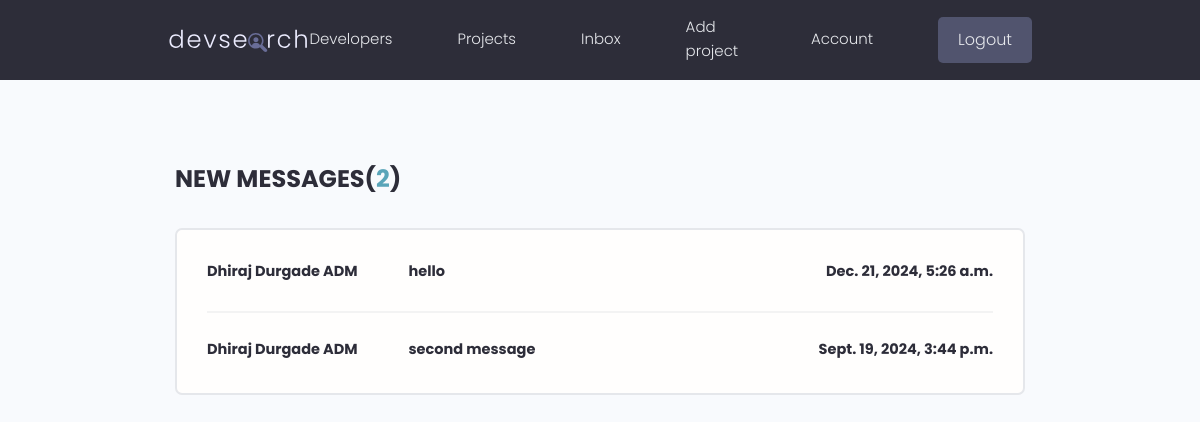
Screenshot of /inbox/ (signed in) with the database file from the repository.
### users/models.py (models this page shows, shortened)
class Message(models.Model):
    sender = models.ForeignKey(Profile, on_delete=models.SET_NULL, blank=True, null=True)
    recipient = models.ForeignKey(Profile, on_delete=models.SET_NULL, blank=True, null=True, related_name="messages")
    name = models.CharField(max_length=200, null=True, blank=True)
    email = models.EmailField( max_length=254, null=True, blank=True)
    subject = models.CharField(max_length=200, )
    body = models.TextField()
    is_read = models.BooleanField(default=False, null=True, blank=True)
    created = models.DateTimeField(auto_now_add=True)
    id = models.UUIDField(primary_key=True,unique=True,default=uuid.uuid4,editable=False)
    class Meta:
        ordering = ['is_read', '-created']

### users/views.py (the view)
# urls.py: path('inbox/', views.inbox, name="inbox"),
@login_required(login_url="login")
def inbox(request):
    messagesRequest = request.user.profile.messages.all()
    unReadCount = request.user.profile.messages.filter(is_read=False).count()
    context = {"messagesRequest":messagesRequest, "unReadCount":unReadCount}
    return render(request, 'users/inbox.html', context)

### users/templates/users/inbox.html
{% extends "main.html" %}
{% block content %}
  <main class="inbox my-xl">
    <div class="content-box">
      <h3 class="inbox__title">New Messages(<span>{{unReadCount}}</span>)</h3>
      {% if messagesRequest %}
      <ul class="messages">
        {% for message in messagesRequest %}
        {% if message.is_read == False %}
        <li class="message message--unread">
          {% else %}
          <li class="message">
          {% endif %}
          <a href="{% url "message_page" message.id %}">
            <span class="message__author">{{message.name}}</span>
            <span class="message__subject">{{message.subject}}</span>
            <span class="message__date">{{message.created}}</span>
          </a>
        </li>
        {% endfor %}
      </ul>
      {% else %}
      <p>No Messages</p>
      {% endif %}
    </div>
  </main>
  {% endblock content %}

### static/styles/app.css (style rules this page uses)
:root { --color-sub: #2d2d39; }
.content-box { width: 95%; max-width: 85rem; margin: 0 auto; }
.inbox { height: 90vh; }
.inbox__title, .inbox__title span { font-size: 2.4rem; font-weight: 700; color: var(--color-sub); text-transform: uppercase; text-align: left; margin-bottom: 3rem; }
.inbox__title span { color: var(--color-main); }
.messages { list-style: none; background: var(--color-white); padding: 0.5rem 3rem; border: 2px solid var(--color-light); border-radius: 0.7rem; }
.message { padding: 2.5rem 0; }
.message > a span { font-size: 1.45rem; font-weight: 500; }
.message.message--unread a span { font-weight: 700; color: var(--color-sub); }
.message:not(:last-child) { border-bottom: 2px solid var(--color-white-light); }
.message > a { display: flex; gap: 1rem; }
.message__author, .message__date { flex-basis: 25%; }
.message__subject { flex-basis: 50%; }
.message__date { text-align: right; }

### static/uikit/styles/modules/_variables.css (style rules this page uses)
:root { --color-main: #5aa5b9; --color-main-light: #e6faff; --color-sub: #3f4156; --color-sub-light: #51546e; --color-sub-lighter: #ededfd; --color-text: #737373; --color-gray: #8b8b8b; --color-light: #e5e7eb; --color-light-gray: #767676; --color-bg: #f8fafd; --color-white: #fffefd; --color-white-light: #f3f3f3; --color-success: #359e64; --color-success-bg: #def8e8; --color-error: #fc4b0b; --color-error-bg: #fff2ee; --font-base: 'Poppins', arial, helvetica, 'Segoe UI', roboto, ubuntu, sans-serif; --font-monospace: 'Fira Code', 'Courier New', courier, monospace; --font-regular: 300; --font-medium: 500; --font-bold: 700; --generic-shadow: 1px 1px 5px #00000010; --generic-transition: all 0.3s ease-in-out; }

### static/uikit/styles/modules/_base.css (style rules this page uses)
* { margin: 0; padding: 0; box-sizing: border-box; text-rendering: optimizeLegibility; color: inherit; font-size: inherit; }
html { font-size: 50%; }
@media only screen and (min-width: 480px) { html { font-size: 56.25%; } }
@media only screen and (min-width: 1200px) { html { font-size: 62.5%; } }
body { line-height: 1.6; font-weight: 400; font-size: 1.5rem; color: var(--color-text); background-color: var(--color-bg); min-height: 100vh; }

### static/uikit/styles/modules/_typography.css (style rules this page uses)
* { font-family: var(--font-base); }
h3 { font-size: 3.2rem; font-weight: var(--font-medium); }
p, span, strong { font-size: 1.6rem; color: var(--color-text); font-weight: var(--font-regular); }
a { padding-bottom: 2px; text-decoration: none; display: inline-block; color: var(--color-main); font-weight: var(--font-medium); }

### static/uikit/styles/modules/_utilities.css (style rules this page uses)
.my-xl { margin: 8rem auto; }

### rows the page displays
Message: name "Dhiraj Durgade ADM", subject "hello", created "Dec. 21, 2024, 5:26 a.m."
Message: name "Dhiraj Durgade ADM", subject "second message", created "Sept. 19, 2024, 3:44 p.m."

### other values shown
{{ unReadCount }} "2"
